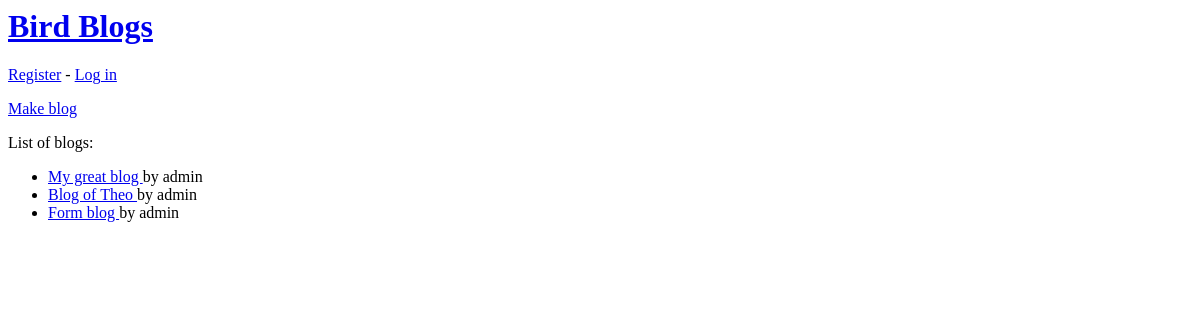
Before: / with the older database file.
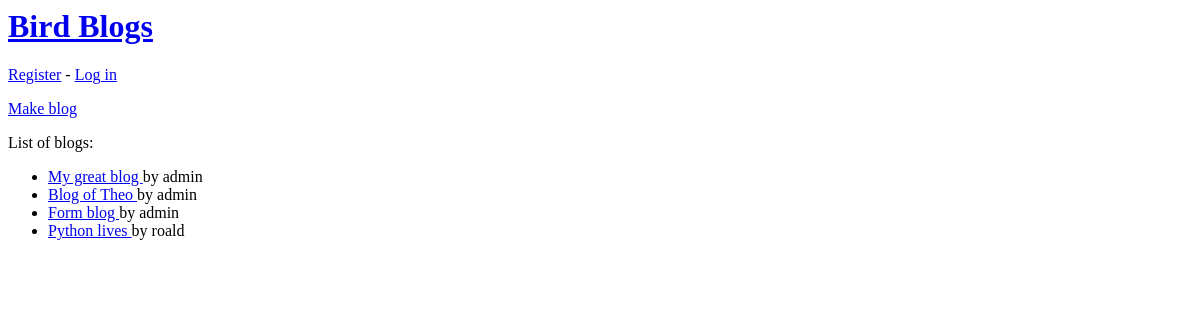
After: the same page with the newer database file.
### blog/models.py (models this page shows, shortened)
class Blog(models.Model):
    owner = models.ForeignKey(User, on_delete=models.CASCADE)
    title = models.TextField(max_length=200)

### blog/views.py (the view)
# urls.py: path('', view=views.index, name='index'),
def index(request):
    blogs = Blog.objects.all()
    context = {
        'blogs': blogs
    }
    return render(request, 'blog/index.html', context=context)

### blog/templates/blog/index.html
{% extends 'blog/base.html' %}
{% block content %}
<p><a href="{% url 'blog:make_blog' %}">Make blog</a></p>
  <p>
      List of blogs:
      <ul>
      {% for blog in blogs %}
      <li>
        <a href="{% url 'blog:blog' blog.id %}">
            {{ blog.title }}
        </a> by {{ blog.owner.username }}
    </li>
      {% endfor %}
    </ul>
  </p>
{% endblock content %}

### blog/templates/blog/base.html (shortened to what this page needs)
<a href="{% url 'blog:index' %}"><h1>Bird Blogs</h1></a>
{% if user.is_authenticated %}
    Hello, {{user.username}}.
    {% else %}
    <a href="{% url 'accounts:register' %}">Register</a> -
        <a href="{% url 'accounts:login' %}">Log in</a>
    {% endif %}
{% block content %}
{% endblock content %}

Changed rows visible on the page:
added Blog: title "Python lives", owner.username "roald"
